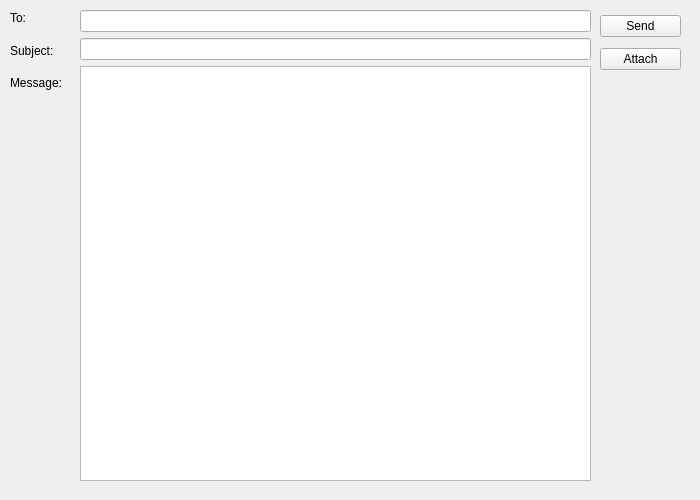
<?xml version="1.0" encoding="UTF-8"?>
<ui version="4.0">
 <class>compose</class>
 <widget class="QWidget" name="compose">
  <property name="geometry">
   <rect>
    <x>0</x>
    <y>0</y>
    <width>700</width>
    <height>500</height>
   </rect>
  </property>
  <property name="windowTitle">
   <string>Form</string>
  </property>
  <widget class="QWidget" name="">
   <property name="geometry">
    <rect>
     <x>10</x>
     <y>5</y>
     <width>60</width>
     <height>91</height>
    </rect>
   </property>
   <layout class="QVBoxLayout" name="verticalLayout_3">
    <item>
     <widget class="QLabel" name="label_4">
      <property name="text">
       <string>To:</string>
      </property>
     </widget>
    </item>
    <item>
     <widget class="QLabel" name="label_5">
      <property name="text">
       <string>Subject:</string>
      </property>
     </widget>
    </item>
    <item>
     <widget class="QLabel" name="label_6">
      <property name="text">
       <string>Message:</string>
      </property>
     </widget>
    </item>
   </layout>
  </widget>
  <widget class="QWidget" name="">
   <property name="geometry">
    <rect>
     <x>80</x>
     <y>10</y>
     <width>511</width>
     <height>471</height>
    </rect>
   </property>
   <layout class="QVBoxLayout" name="verticalLayout_2">
    <item>
     <widget class="QLineEdit" name="lineEdit_3"/>
    </item>
    <item>
     <widget class="QLineEdit" name="lineEdit_4"/>
    </item>
    <item>
     <widget class="QPlainTextEdit" name="plainTextEdit"/>
    </item>
   </layout>
  </widget>
  <widget class="QWidget" name="">
   <property name="geometry">
    <rect>
     <x>600</x>
     <y>10</y>
     <width>81</width>
     <height>66</height>
    </rect>
   </property>
   <layout class="QVBoxLayout" name="verticalLayout">
    <item>
     <widget class="QPushButton" name="pushButton_3">
      <property name="text">
       <string>Send</string>
      </property>
     </widget>
    </item>
    <item>
     <widget class="QPushButton" name="pushButton_4">
      <property name="text">
       <string>Attach</string>
      </property>
     </widget>
    </item>
   </layout>
  </widget>
 </widget>
 <resources/>
 <connections/>
</ui>
